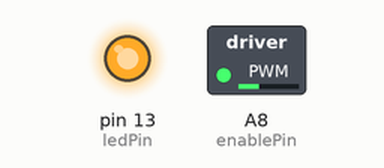
Simulated run of this sketch. Board: Teensy 4. On the bench: switched loads named in the sketch (green lamp = pin HIGH), output pins drawn as LEDs (lit = HIGH). What the sketch prints to the serial monitor is not drawn.

Above: at 0.05 s.
Timing chart, 0 to 13.0 s (numbered marks = the images above):
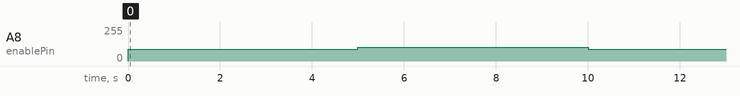

Measured:
- by itself, A8 (enablePin): alternates 105/255 for 5.0 s and 87/255 for 5.0 s

The sketch:

Motor_FET_No_Sensor_Teensy.ino
```cpp
int enablePin = A8;    // Pin to output PWM values
int pwmVal;           // Variable to store PWM values
const int ledPin =  13;      // the number of the LED pin


void setup() {
  // In the setup(), set pin 9 as an ouput pin
  // Set the enable pin high so the FET can
  // turn the motor on.

  // set pinmodes for each pin:
  pinMode(enablePin, OUTPUT);
  // set enablePin HIGH so that motor starts off:
  digitalWrite(enablePin, HIGH);
  pinMode(ledPin, OUTPUT);
    Serial.begin(9600); // start the serial port
}

void loop() {
  digitalWrite(ledPin, HIGH);
  analogWrite (enablePin, 87);
  Serial.println("87");
  delay(5000);
  analogWrite (enablePin, 105);
  Serial.println("105");
  delay(5000);


  }
```
